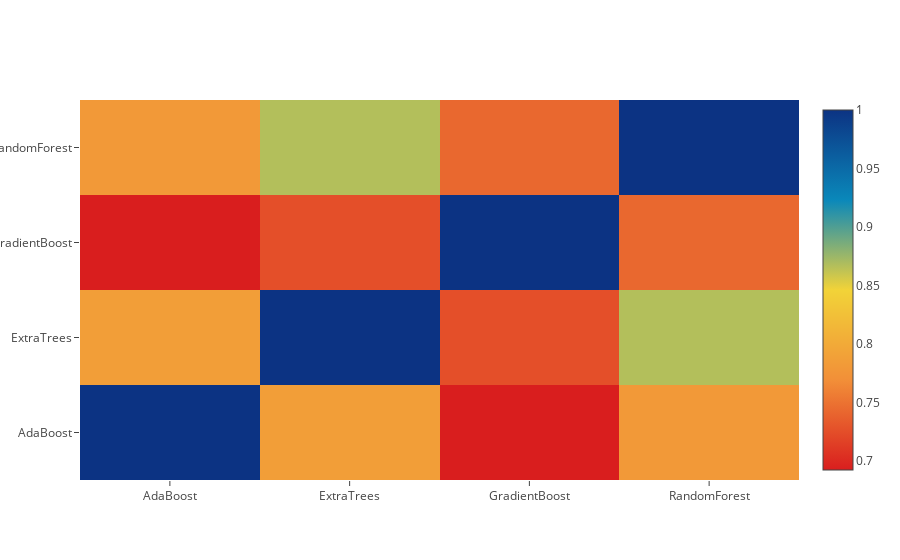

The notebook cell this image was saved under:
### Markdown cell above
**Correlation Heatmap of the Second Level Training set**

### Code cell
data = [
    go.Heatmap(
        z= base_predictions_train.astype(float).corr().values ,
        x=base_predictions_train.columns.values,
        y= base_predictions_train.columns.values,
          colorscale='Portland',
            showscale=True,
            reversescale = True
    )
]
py.iplot(data, filename='labelled-heatmap')

### Figure 1 — Plotly figure (JSON) as saved in the notebook; plotly's stock layout.template omitted (floating-point values rounded to 4 significant figures)
{"data": [{"colorscale": "Portland", "reversescale": true, "showscale": true, "type": "heatmap", "x": ["AdaBoost", "ExtraTrees", "GradientBoost", "RandomForest"], "y": ["AdaBoost", "ExtraTrees", "GradientBoost", "RandomForest"], "z": [[1.0, 0.7864, 0.6925, 0.7806], [0.7864, 1.0, 0.7258, 0.867], [0.6925, 0.7258, 1.0, 0.7428], [0.7806, 0.867, 0.7428, 1.0]]}], "layout": {}}
